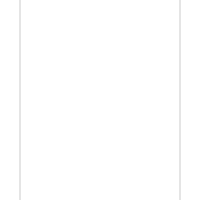

The Python source for this figure:
import argparse
import drawsvg as draw
from numpy import array, sqrt, pi, log
from math import floor, ceil

class SimpleMaker:

    ## 比例尺：20 对应 0.5，40 对应 1

    def GenerateSimple(name, wire_length, size = 0):
        d = draw.Drawing(200,200,origin = 'center', displayInline = False)
        p = draw.Path(stroke_width=0.202, stroke='black', fill_opacity="0")

        simple_circuit = SimpleMaker(size)
        simple_circuit.makeSimple(p,wire_length)
        d.append(p)
        d.save_svg(name+".svg")

    def __init__(self,size = 0):

        self.size = size
        # self.line_width = 0.202
        self.line_width = 0.6
        self.spacing = 10
        self.pixel_scale = 3.77
        self.minimum_stitch_length = 2 * self.pixel_scale

    def makeSimple(self, path, wire_length, reverse=False):
        reverseF = -1 if reverse else 1
        if self.size > 0:
            path.M(80, 170)
            path.L(90, 170)
            path.L(90, 180)
            path.L(80, 180)
            path.L(80, -180)
            path.L(90, -180)
            path.L(90, -170)
            path.L(80, -170)

            path.M(-80, -170)
            path.L(-90, -170)
            path.L(-90, -180)
            path.L(-80, -180)
            path.L(-80, 180)
            path.L(-90, 180)
            path.L(-90, 170)
            path.L(-80, 170)
            

            

        else:
            raise Exception("size must be >0")



    def drawStitches(self, p, x1, y1, x2, y2):
        dx = x2 - x1
        dy = y2 - y1
        length = sqrt((dx ** 2) + (dy ** 2))
        stittches = length/self.minimum_stitch_length

        for i in range (1, floor(stittches)):
            p.L (x1 + dx/stittches*i, y1 + dy/stittches*i)
        p.L(x2,y2)

if __name__=="__main__":
    SimpleMaker.GenerateSimple("single_line", -8, 10)
